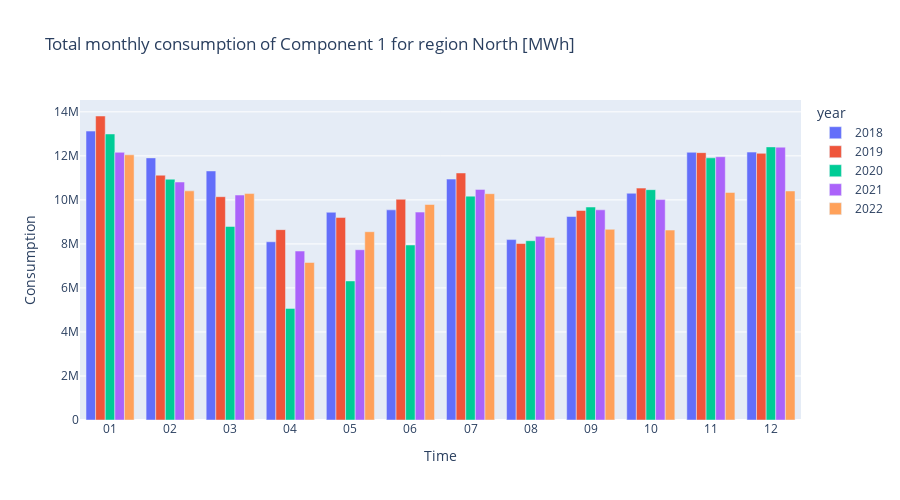

The notebook cell saved with this chart:
### Code cell
component = 'Component 1'
# region = 'North'

fig = px.bar(
    month_df.groupby(['year', 'month'], as_index=False)[component].sum(),
    x = 'month',
    y = component,
    color='year',
    title = f'Total monthly consumption of {component} for region {region} [MWh]',
    height = 500,
    barmode='group'
)

fig.update_xaxes(title_text='Time')
fig.update_yaxes(title_text='Consumption')
fig.show()

### Figure 1 — Plotly figure (JSON) as saved in the notebook; plotly's stock layout.template omitted (floating-point values rounded to 4 significant figures)
{"data": [{"alignmentgroup": "True", "hovertemplate": "year=2018<br>month=%{x}<br>Component 1=%{y}<extra></extra>", "legendgroup": "2018", "marker": {"color": "#636efa", "pattern": {"shape": ""}}, "name": "2018", "offsetgroup": "2018", "orientation": "v", "showlegend": true, "textposition": "auto", "type": "bar", "x": ["01", "02", "03", "04", "05", "06", "07", "08", "09", "10", "11", "12"], "xaxis": "x", "y": [13130000.0, 11910000.0, 11310000.0, 8096000.0, 9437000.0, 9547000.0, 10940000.0, 8196000.0, 9245000.0, 10300000.0, 12160000.0, 12170000.0], "yaxis": "y"}, {"alignmentgroup": "True", "hovertemplate": "year=2019<br>month=%{x}<br>Component 1=%{y}<extra></extra>", "legendgroup": "2019", "marker": {"color": "#EF553B", "pattern": {"shape": ""}}, "name": "2019", "offsetgroup": "2019", "orientation": "v", "showlegend": true, "textposition": "auto", "type": "bar", "x": ["01", "02", "03", "04", "05", "06", "07", "08", "09", "10", "11", "12"], "xaxis": "x", "y": [13810000.0, 11120000.0, 10140000.0, 8649000.0, 9197000.0, 10030000.0, 11220000.0, 8018000.0, 9518000.0, 10530000.0, 12150000.0, 12110000.0], "yaxis": "y"}, {"alignmentgroup": "True", "hovertemplate": "year=2020<br>month=%{x}<br>Component 1=%{y}<extra></extra>", "legendgroup": "2020", "marker": {"color": "#00cc96", "pattern": {"shape": ""}}, "name": "2020", "offsetgroup": "2020", "orientation": "v", "showlegend": true, "textposition": "auto", "type": "bar", "x": ["01", "02", "03", "04", "05", "06", "07", "08", "09", "10", "11", "12"], "xaxis": "x", "y": [12990000.0, 10940000.0, 8792000.0, 5071000.0, 6318000.0, 7951000.0, 10170000.0, 8145000.0, 9675000.0, 10460000.0, 11910000.0, 12410000.0], "yaxis": "y"}, {"alignmentgroup": "True", "hovertemplate": "year=2021<br>month=%{x}<br>Component 1=%{y}<extra></extra>", "legendgroup": "2021", "marker": {"color": "#ab63fa", "pattern": {"shape": ""}}, "name": "2021", "offsetgroup": "2021", "orientation": "v", "showlegend": true, "textposition": "auto", "type": "bar", "x": ["01", "02", "03", "04", "05", "06", "07", "08", "09", "10", "11", "12"], "xaxis": "x", "y": [12160000.0, 10810000.0, 10220000.0, 7676000.0, 7736000.0, 9444000.0, 10480000.0, 8343000.0, 9548000.0, 10010000.0, 11960000.0, 12390000.0], "yaxis": "y"}, {"alignmentgroup": "True", "hovertemplate": "year=2022<br>month=%{x}<br>Component 1=%{y}<extra></extra>", "legendgroup": "2022", "marker": {"color": "#FFA15A", "pattern": {"shape": ""}}, "name": "2022", "offsetgroup": "2022", "orientation": "v", "showlegend": true, "textposition": "auto", "type": "bar", "x": ["01", "02", "03", "04", "05", "06", "07", "08", "09", "10", "11", "12"], "xaxis": "x", "y": [12050000.0, 10410000.0, 10290000.0, 7157000.0, 8554000.0, 9790000.0, 10280000.0, 8289000.0, 8662000.0, 8628000.0, 10340000.0, 10400000.0], "yaxis": "y"}], "layout": {"barmode": "group", "height": 500, "legend": {"title": {"text": "year"}, "tracegroupgap": 0}, "title": {"text": "Total monthly consumption of Component 1 for region North [MWh]"}, "xaxis": {"anchor": "y", "domain": [0, 1], "title": {"text": "Time"}}, "yaxis": {"anchor": "x", "domain": [0, 1], "title": {"text": "Consumption"}}}}
